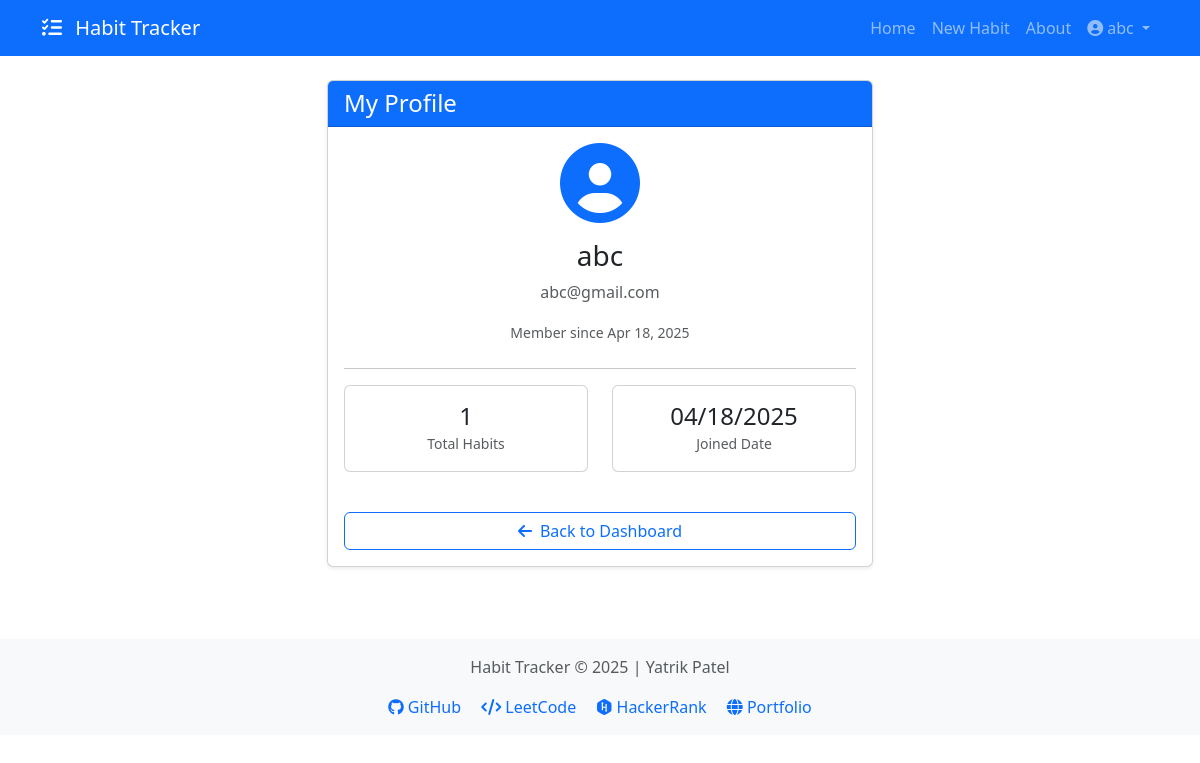
Page /auth/profile (signed in) on the committed database.
### models.py (models this page shows, shortened)
class User(db.Model, UserMixin):
    __tablename__ = 'users'
    id = db.Column(db.Integer, primary_key=True)
    username = db.Column(db.String(64), unique=True, nullable=False)
    email = db.Column(db.String(120), unique=True, nullable=False)
    password_hash = db.Column(db.String(128))
    created_at = db.Column(db.DateTime, default=datetime.utcnow)
    habits = db.relationship('Habit', backref='user', lazy=True, cascade="all, delete-orphan")

### routes/auth_routes.py (the view)
@auth_bp.route('/profile')
@login_required
def profile():
    return render_template('auth/profile.html')

### app.py (called while the page is built)
def create_app(config_class=Config):
    app = Flask(__name__)
    app.config.from_object(config_class)
    db.init_app(app)
    login_manager = LoginManager()
    login_manager.login_view = 'auth.login'
    login_manager.login_message_category = 'info'
    login_manager.login_message = 'Please log in to access this page.'
    login_manager.init_app(app)
    @login_manager.user_loader
    def load_user(user_id):
        return User.query.get(int(user_id))
    register_routes(app)
    with app.app_context():
        db.create_all()
    return app

### templates/auth/profile.html (shortened to what this page needs)
{% extends "base.html" %}
{% block content %}
<div class="row justify-content-center">
    <div class="col-md-8 col-lg-6">
        <div class="card shadow-sm">
            <div class="card-header bg-primary text-white">
                <h4 class="mb-0">My Profile</h4>
            </div>
            <div class="card-body">
                <div class="text-center mb-4">
                    <i class="fas fa-user-circle fa-5x text-primary mb-3"></i>
                    <h3>{{ current_user.username }}</h3>
                    <p class="text-muted">{{ current_user.email }}</p>
                    <small class="text-muted">Member since {{ current_user.created_at.strftime('%b %d, %Y') }}</small>
                </div>
                <hr>
                <div class="row mb-4">
                    <div class="col-md-6">
                        <div class="card mb-3">
                            <div class="card-body text-center">
                                <h4 class="mb-0">{{ current_user.habits|length }}</h4>
                                <small class="text-muted">Total Habits</small>
                            </div>
                        </div>
                    </div>
                    <div class="col-md-6">
                        <div class="card">
                            <div class="card-body text-center">
                                <h4 class="mb-0">{{ current_user.created_at.strftime('%m/%d/%Y') }}</h4>
                                <small class="text-muted">Joined Date</small>
                            </div>
                        </div>
                    </div>
                </div>
                <div class="d-grid">
                    <a href="{{ url_for('main.home') }}" class="btn btn-outline-primary">
                        <i class="fas fa-arrow-left me-2"></i>Back to Dashboard
                    </a>
                </div>
            </div>
        </div>
    </div>
</div>
{% endblock %}

### templates/base.html (shortened to what this page needs)
<!DOCTYPE html>
<html lang="en">
<head>
    <link href="https://cdn.jsdelivr.net/npm/bootstrap@5.3.0-alpha1/dist/css/bootstrap.min.css" rel="stylesheet">
    <link rel="stylesheet" href="https://cdnjs.cloudflare.com/ajax/libs/font-awesome/6.3.0/css/all.min.css">
    <link rel="stylesheet" href="{{ url_for('static', filename='css/main.css') }}">
</head>
<body>
    <nav class="navbar navbar-expand-lg navbar-dark bg-primary">
        <div class="container">
            <a class="navbar-brand" href="{{ url_for('main.home') }}">
                <i class="fas fa-tasks me-2"></i>
                Habit Tracker
            </a>
            <div class="collapse navbar-collapse" id="navbarNav">
                <ul class="navbar-nav ms-auto">
                    {% if current_user.is_authenticated %}
                        <li class="nav-item">
                            <a class="nav-link" href="{{ url_for('main.home') }}">Home</a>
                        </li>
                        <li class="nav-item">
                            <a class="nav-link" href="{{ url_for('habit.new_habit') }}">New Habit</a>
                        </li>
                        <li class="nav-item">
                            <a class="nav-link" href="{{ url_for('main.about') }}">About</a>
                        </li>
                        <li class="nav-item dropdown">
                            <a class="nav-link dropdown-toggle" href="#" id="navbarDropdown" role="button"
                               data-bs-toggle="dropdown" aria-expanded="false">
                                <i class="fas fa-user-circle me-1"></i>{{ current_user.username }}
                            </a>
                        </li>
                    {% endif %}
                </ul>
            </div>
        </div>
    </nav>
    <div class="container py-4">
        {% block content %}{% endblock %}
    </div>
    <footer class="bg-light py-3 mt-5">
        <div class="container text-center text-muted">
            <p>Habit Tracker &copy; <span id="current-year"></span> | Yatrik Patel</p>
            <div class="social-links">
                <a href="https://github.com/Yatrik1107" target="_blank" class="text-decoration-none mx-2">
                    <i class="fab fa-github"></i> GitHub
                </a>
                <a href="https://leetcode.com/u/YatrikPatel1107/" target="_blank" class="text-decoration-none mx-2">
                    <i class="fas fa-code"></i> LeetCode
                </a>
                <a href="https://www.hackerrank.com/profile/yatrikbilodariya" target="_blank" class="text-decoration-none mx-2">
                    <i class="fab fa-hackerrank"></i> HackerRank
                </a>
                <a href="https://yatrik1107.github.io/portfolio-website/" target="_blank" class="text-decoration-none mx-2">
                    <i class="fas fa-globe"></i> Portfolio
                </a>
            </div>
        </div>
    </footer>
</body>
</html>

### rows in the picture
User: username "abc", email "abc@gmail.com", created_at "Apr 18, 2025", created_at "04/18/2025"

### other values in the picture
{{ current_user.habits|length }} "1"
